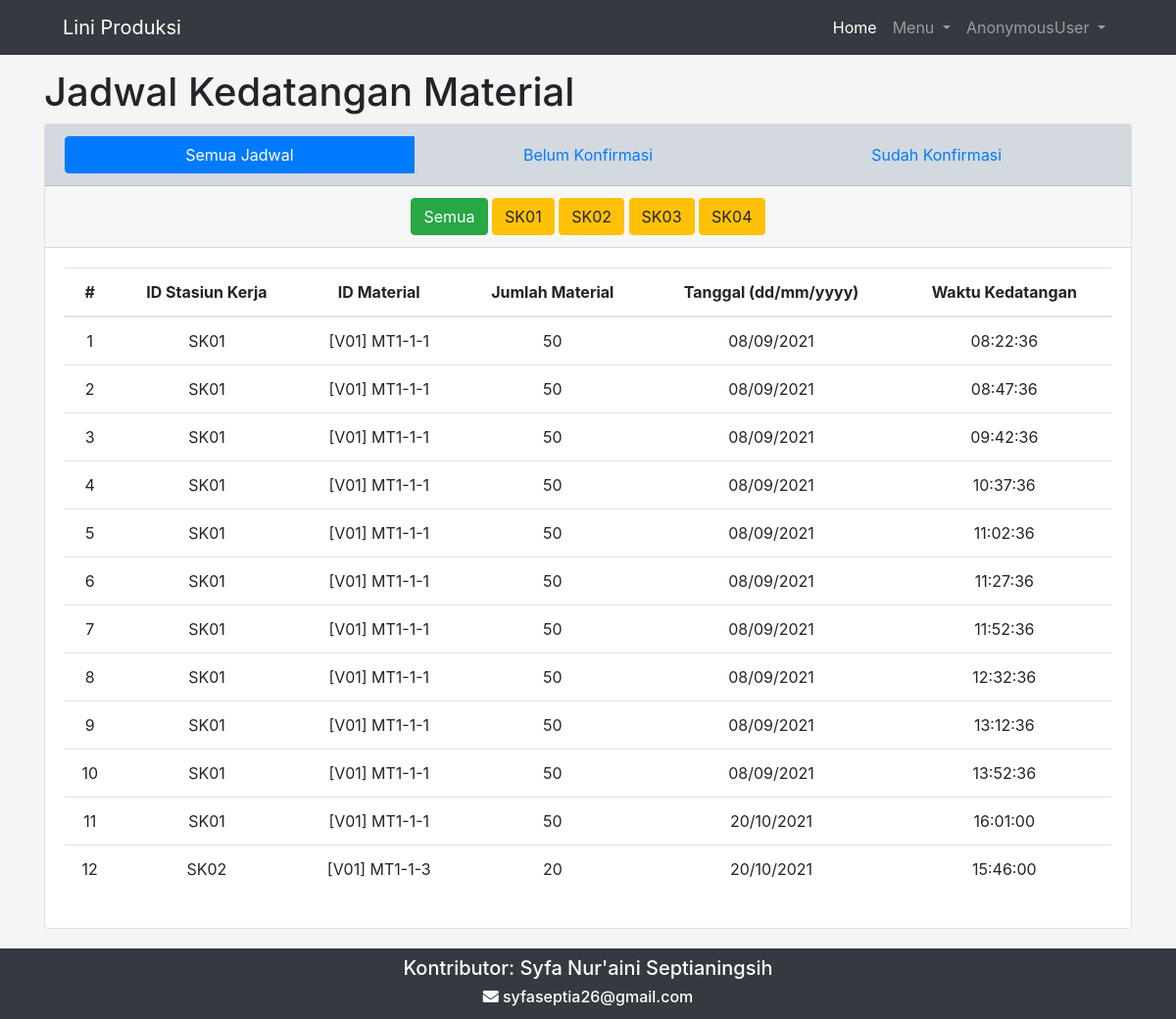
Page /jadwal/ on the committed database.
### liniProduksi/models.py (models this page shows, shortened)
class StasiunKerja(models.Model):
    liniProduksi = models.ForeignKey('LiniProduksi', to_field='idLiniProduksi', on_delete=models.CASCADE)
    idStasiunKerja = models.CharField(max_length=255, unique=True)
    nomorStasiunKerja = models.IntegerField()
    list_sisi = (
        ('Kanan', 'Kanan'),
        ('Kiri', 'Kiri'),
    )
    sisiStasiunKerja = models.CharField(
        max_length=255,
        choices=list_sisi,
    )
    def __str__(self):
        return "{}".format(self.idStasiunKerja)

class KebutuhanMaterial(models.Model):
    stasiunKerja = models.ForeignKey('StasiunKerja', to_field='idStasiunKerja', on_delete=models.CASCADE)
    proses = models.ForeignKey('Proses', to_field='idProses', on_delete=models.CASCADE)
    material = models.OneToOneField('produk.Material', on_delete=models.CASCADE, related_name='kebutuhanMaterial')
    jumlahMaterialPerCycleTime = models.IntegerField(default=0)
    jumlahMaterialKumulatif = models.IntegerField(default=0)

### jadwal/models.py (models this page shows, shortened)
class JadwalLiniProduksi (models.Model):
    kebutuhanMaterial = models.ForeignKey('liniProduksi.KebutuhanMaterial', on_delete=models.CASCADE, related_name='jadwal')
    tanggal = models.DateField()
    jadwalKedatangan = models.TimeField()
    jumlah_material = models.IntegerField()
    is_konfirmasi = models.BooleanField(default=False)
    jadwalKedatangan_aktual = models.TimeField(blank=True, null=True)

### produk/models.py (models this page shows, shortened)
class Material(models.Model):
    varian = models.ForeignKey('Varian', on_delete=models.CASCADE, to_field='idVarian')
    idMaterial = models.CharField(max_length=255,)
    namaMaterial = models.CharField(max_length=255,)
    namaSupplier = models.CharField(max_length=255, null=True, blank=True)
    penyusunProduk = models.ForeignKey('self', on_delete=models.CASCADE, null=True, blank=True,related_name='penyusunProduk_material_set')
    is_berlaku = models.BooleanField(default=True, null=True, blank=True)
    tanggalMulaiBerlaku = models.DateField(null=True, blank=True)
    tanggalGanti = models.DateField(null=True, blank=True)
    keterangan = models.TextField(null=True, blank=True)
    penggantiMaterial = models.ForeignKey('self', on_delete=models.CASCADE, null=True, blank=True, related_name='penggantiMaterial_material_set')
    dies = models.ForeignKey(Dies, on_delete=models.SET_NULL, to_field='id_dies', null=True, blank=True,
                             related_name='dies')
    def __str__(self):
        return "{}".format(self.idMaterial)

class Model(Brand):
    idModel = models.CharField(max_length=255,)
    namaModel = models.CharField(max_length=255)

class Varian(Model):
    idVarian = models.CharField(max_length=255, unique=True)
    namaVarian = models.CharField(max_length=255,)
    namaAtribut = models.CharField(max_length=255,)
    nilaiAtribut = models.CharField(max_length=255,)
    def __str__(self):
        return "{}".format(self.idVarian)

### jadwal/views.py (the view)
# urls.py: path('', views.index, name='indexBatchProduction'),
def index(request):
        jadwal = JadwalLiniProduksi.objects.all()
        sk = StasiunKerja.objects.all()
        context = {
            'Judul': 'Jadwal Kedatangan Material',
            'jadwal': jadwal,
            'sk': sk,
        }
        return render(request,'jadwal/index.html',context)

### jadwal/templates/jadwal/index.html (shortened to what this page needs)
{% extends "base.html" %}
{% load static %}
{% block pageTitle %}
    {{Judul}}
{% endblock pageTitle %}
{% block contents %}
    <div class="container">
        <div class="card" style="margin-bottom:20px;">
            <div class="card-header" style="background-color:#d3d9df;">
                <div class="btn-group d-flex" role="group" >
                    <a type="button" class="btn btn-primary w-100" href="{% url "jadwal:index" %}">Semua Jadwal</a>
                    <a type="button" class="btn btn-link w-100" href="{% url "jadwal:belumKonfirmasi" %}">Belum Konfirmasi</a>
                    <a type="button" class="btn btn-link w-100" href="{% url "jadwal:sudahKonfirmasi" %}">Sudah Konfirmasi</a>
                </div>
            </div>
            <div class="card-header text-center">
                <a class="btn btn-success" href="{% url "jadwal:index" %}">Semua</a>
                        {% for sk in sk %}
                              <a class="btn btn-warning" href="{% url "jadwal:index_SK" sk.idStasiunKerja %}">{{sk.idStasiunKerja}}</a>
                        {% endfor %}
            </div>
            <div class="card-body">
                <table class="table table-hover text-center" style="background-color:white;">
                    <thead>
                    <tr>
                        <th scope="col">#</th>
                        <th scope="col">ID Stasiun Kerja</th>
                        <th scope="col">ID Material</th>
                        <th scope="col">Jumlah Material</th>
                        <th scope="col">Tanggal (dd/mm/yyyy)</th>
                        <th scope="col">Waktu Kedatangan</th>
                    </tr>
                    </thead>
                    <tbody>
                    {% for jadwal in jadwal %}
                    <tr>
                        <td scope="row">{{forloop.counter}}</td>
                        <td>{{jadwal.kebutuhanMaterial.stasiunKerja}}</td>
                        <td>[{{jadwal.kebutuhanMaterial.material.varian}}] {{jadwal.kebutuhanMaterial.material}}</td>
                        <td>{{jadwal.jumlah_material}}</td>
                        <td>{{jadwal.tanggal|date:"d/m/Y"}}</td>
                        <td>{{jadwal.jadwalKedatangan|time:"H:i:s"}}</td>
                    </tr>
                    {% endfor %}
                    </tbody>
                </table>
            </div>
    </div>
{% endblock contents %}

### rows in the picture
StasiunKerja: idStasiunKerja "SK01"
StasiunKerja: idStasiunKerja "SK02"
StasiunKerja: idStasiunKerja "SK03"
StasiunKerja: idStasiunKerja "SK04"
JadwalLiniProduksi: kebutuhanMaterial.stasiunKerja "SK01", kebutuhanMaterial.material.varian "V01", kebutuhanMaterial.material "MT1-1-1", jumlah_material "50", tanggal "08/09/2021", jadwalKedatangan "08:22:36"
JadwalLiniProduksi: kebutuhanMaterial.stasiunKerja "SK01", kebutuhanMaterial.material.varian "V01", kebutuhanMaterial.material "MT1-1-1", jumlah_material "50", tanggal "08/09/2021", jadwalKedatangan "08:47:36"
JadwalLiniProduksi: kebutuhanMaterial.stasiunKerja "SK01", kebutuhanMaterial.material.varian "V01", kebutuhanMaterial.material "MT1-1-1", jumlah_material "50", tanggal "08/09/2021", jadwalKedatangan "09:42:36"
JadwalLiniProduksi: kebutuhanMaterial.stasiunKerja "SK01", kebutuhanMaterial.material.varian "V01", kebutuhanMaterial.material "MT1-1-1", jumlah_material "50", tanggal "08/09/2021", jadwalKedatangan "10:37:36"
JadwalLiniProduksi: kebutuhanMaterial.stasiunKerja "SK01", kebutuhanMaterial.material.varian "V01", kebutuhanMaterial.material "MT1-1-1", jumlah_material "50", tanggal "08/09/2021", jadwalKedatangan "11:02:36"
JadwalLiniProduksi: kebutuhanMaterial.stasiunKerja "SK01", kebutuhanMaterial.material.varian "V01", kebutuhanMaterial.material "MT1-1-1", jumlah_material "50", tanggal "08/09/2021", jadwalKedatangan "11:27:36"
JadwalLiniProduksi: kebutuhanMaterial.stasiunKerja "SK01", kebutuhanMaterial.material.varian "V01", kebutuhanMaterial.material "MT1-1-1", jumlah_material "50", tanggal "08/09/2021", jadwalKedatangan "11:52:36"
JadwalLiniProduksi: kebutuhanMaterial.stasiunKerja "SK01", kebutuhanMaterial.material.varian "V01", kebutuhanMaterial.material "MT1-1-1", jumlah_material "50", tanggal "08/09/2021", jadwalKedatangan "12:32:36"
JadwalLiniProduksi: kebutuhanMaterial.stasiunKerja "SK01", kebutuhanMaterial.material.varian "V01", kebutuhanMaterial.material "MT1-1-1", jumlah_material "50", tanggal "08/09/2021", jadwalKedatangan "13:12:36"
JadwalLiniProduksi: kebutuhanMaterial.stasiunKerja "SK01", kebutuhanMaterial.material.varian "V01", kebutuhanMaterial.material "MT1-1-1", jumlah_material "50", tanggal "08/09/2021", jadwalKedatangan "13:52:36"
JadwalLiniProduksi: kebutuhanMaterial.stasiunKerja "SK01", kebutuhanMaterial.material.varian "V01", kebutuhanMaterial.material "MT1-1-1", jumlah_material "50", tanggal "20/10/2021", jadwalKedatangan "16:01:00"
JadwalLiniProduksi: kebutuhanMaterial.stasiunKerja "SK02", kebutuhanMaterial.material.varian "V01", kebutuhanMaterial.material "MT1-1-3", jumlah_material "20", tanggal "20/10/2021", jadwalKedatangan "15:46:00"

### other values in the picture
{{ user }} "AnonymousUser"
{{ Judul }} "Jadwal Kedatangan Material"
